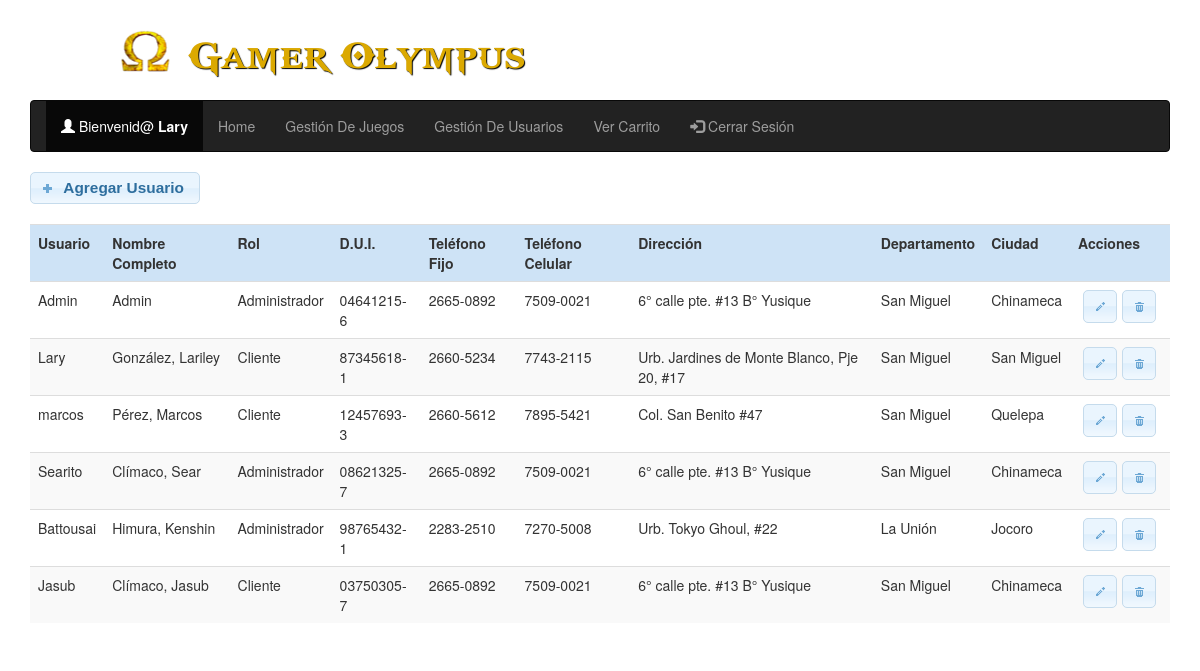
The app's page /admin/gestion-usuarios.php (signed in) with its own data.
### tables this page shows
CREATE TABLE `users` (
  `id` int(4) NOT NULL AUTO_INCREMENT,
  `name` varchar(60) NOT NULL,
  `user` varchar(60) NOT NULL,
  `password` varchar(60) NOT NULL,
  `level` binary(1) NOT NULL,
  `dui` varchar(13) NOT NULL,
  `tel1` varchar(9) NOT NULL,
  `tel2` varchar(9) DEFAULT NULL,
  `address` varchar(60) NOT NULL,
  `depto` varchar(60) NOT NULL,
  `city` varchar(60) NOT NULL,
  PRIMARY KEY (`id`)
);

### func/functions.php (called while the page is built, shortened)
<?php
	class Conexion{
		public function Conectar(){
			$usuario = 'root';
			$password = '';
			$host = 'localhost';
			$db = 'gamer_olympus';
			return $conexion = new PDO("mysql:host=$host;dbname=$db", $usuario, $password);
		}
	}
	class CRUD{
		public $select;
		public $from;
		public $condition;
		public function Read(){
			$model = new Conexion();
			$conexion = $model->Conectar();
			$select = $this->select;
			$from = $this->from;
			$condition = $this->condition;
			$sql = "SELECT $select FROM $from $condition";
			$consulta = $conexion->prepare($sql);
			$consulta->execute();
		}
	}
?>

### admin/gestion-usuarios.php (the view, shortened to what this page needs)
<?php
	require('../section/heading.php');
	require('menu.php');
	$model = new CRUD;
	$model->select = '*';
	$model->from = 'users';
	$model->Read();
	$rows = $model->rows;
?>
<a href="create-user.php" id="add">Agregar Usuario</a>
<br><br>
<table class="table table-striped table-hover">
	<tr style="text-align:center; background-color:#CEE3F6;">
		<th >Usuario</th>
		<th>Nombre Completo</th>
		<th>Rol</th>
		<th>D.U.I.</th>
		<th>Teléfono Fijo</th>
		<th>Teléfono Celular</th>
		<th>Dirección</th>
		<th>Departamento</th>
		<th>Ciudad</th>
		<th width="100">Acciones</th>
	</tr>
	<?php
		foreach ($rows as $print) {
			$nivel = $print['level'];
			if ($nivel == 0) {
				$nivel = "Administrador";
			}else{
				$nivel = "Cliente";
			}
	?>
			<tr>
				<td><?php echo $print['user']; ?></td>
				<td><?php echo $print['name']; ?></td>
				<td><?php echo $nivel; ?></td>
				<td><?php echo $print['dui']; ?></td>
				<td><?php echo $print['tel1']; ?></td>
				<td><?php echo $print['tel2']; ?></td>
				<td><?php echo $print['address']; ?></td>
				<td><?php echo $print['depto']; ?></td>
				<td><?php echo $print['city']; ?></td>
				<td>
					<center>
						<a href="update-user.php?id=<?php echo $print['id'] ?>" class="update">Modificar Datos</a>
						<a href="delete-user.php?id=<?php echo $print['id'] ?>" class="delete">Eliminar Usuario</a>
					</center>
				</td>
			</tr>
	<?php
		}
	?>
</table>

### section/heading.php (shortened to what this page needs)
<?php
	require('../func/functions.php');
?>
<!DOCTYPE html>
<html>
<head>
	<link rel="stylesheet" href="../css/formato.css">
	<link rel="stylesheet" href="../css/bootstrap.min.css">
	<link rel="stylesheet" href="../css/jquery-ui.css">
	<link rel="stylesheet" href="../css/jquery-ui.structure.css">
	<link rel="stylesheet" href="../css/jquery-ui.theme.css">
</head>
<body>
	<a href="../index.php"><h1 class="title_main">Gamer Olympus</h1></a>

### admin/menu.php
<br><br><br>
<div class="container">
	<nav class="navbar navbar-inverse">
		<div class="container-fluid">
			<div class="navbar-header">
				<ul class="nav navbar-nav">
					<li class="active"><a href="#"><span class="glyphicon glyphicon-user"></span><?php echo " Bienvenid@ <b>" . $_SESSION['user'] . "</b>"; ?></a></li>
					<li><a href="index.php">Home</a></li>
					<li><a href="manage-games.php">Gestión De Juegos</a></li>
					<li><a href="gestion-usuarios.php">Gestión De Usuarios</a></li>
					<li><a href="../shop/shopcar.php">Ver Carrito</a></li>
				<ul class="nav navbar-nav navbar-right">
					<li style="float:right;"><a href='../func/logout.php'><span class="glyphicon glyphicon-log-in"></span> Cerrar Sesión</a></li>
				</ul>
			</div>
		</div>
	</nav>

### css/formato.css (style rules this page uses)
.title_main { font-family: "GODOFWAR", sans-serif; font-size: 40px; margin-left: 10%; background: url('../img/logo4.png') no-repeat 0 0; line-height: 1.2em; padding: 6px 0px 8px 69px; position: absolute; left: 0px; top: 6px; color: #DBA901; text-shadow: 1px 1px 1px #000; }
body { padding-top: 40px; padding-bottom: 40px; background-color: #f5f5f5; font-family: verdana; }

### records on screen
users: user "Admin", name "Admin", level "Administrador", dui "04641215-6", tel1 "2665-0892", tel2 "7509-0021", address "6° calle pte. #13 B° Yusique", depto "San Miguel", city "Chinameca"
users: user "Lary", name "González, Lariley", level "Cliente", dui "87345618-1", tel1 "2660-5234", tel2 "7743-2115", address "Urb. Jardines de Monte Blanco, Pje 20, #17", depto "San Miguel", city "San Miguel"
users: user "marcos", name "Pérez, Marcos", level "Cliente", dui "12457693-3", tel1 "2660-5612", tel2 "7895-5421", address "Col. San Benito #47", depto "San Miguel", city "Quelepa"
users: user "Searito", name "Clímaco, Sear", level "Administrador", dui "08621325-7", tel1 "2665-0892", tel2 "7509-0021", address "6° calle pte. #13 B° Yusique", depto "San Miguel", city "Chinameca"
users: user "Battousai", name "Himura, Kenshin", level "Administrador", dui "98765432-1", tel1 "2283-2510", tel2 "7270-5008", address "Urb. Tokyo Ghoul, #22", depto "La Unión", city "Jocoro"
users: user "Jasub", name "Clímaco, Jasub", level "Cliente", dui "03750305-7", tel1 "2665-0892", tel2 "7509-0021", address "6° calle pte. #13 B° Yusique", depto "San Miguel", city "Chinameca"

### other values on screen
$_SESSION['user'] "Lary"
